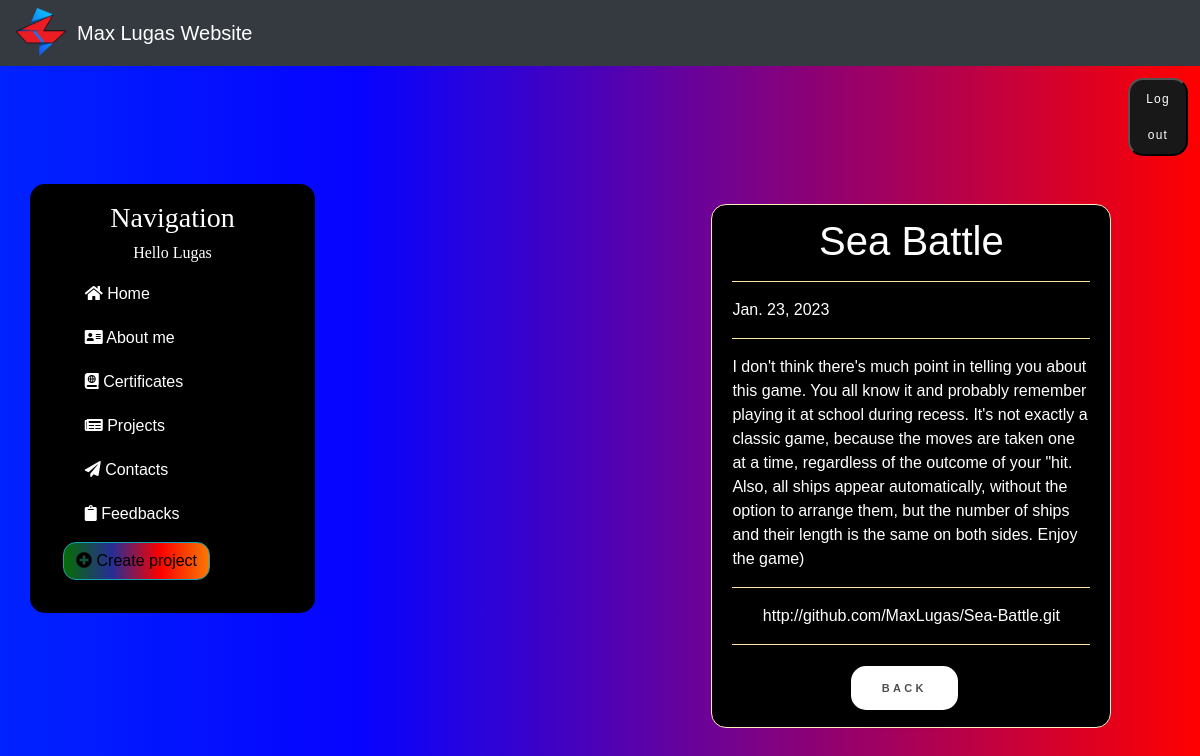
/project/2 (signed in), run on the app's committed database.
### news/models.py (models this page shows, shortened)
class Articles(models.Model):
    title = models.CharField('Title', max_length=50)
    anons = models.CharField('Anons', max_length=250)
    content = models.TextField('Content')
    date = models.DateField('Date of publication', auto_now_add=True)
    link = models.URLField('Link to GitHub', default=None)
    class Meta:
        verbose_name = 'News'
        verbose_name_plural = "News"

### news/views.py (the view)
# urls.py: path('<int:pk>', views.NewsDetailView.as_view(), name='news-detail'),
class NewsDetailView(DetailView):
    model = Articles
    template_name = 'news/details_view.html'
    context_object_name = 'article'

### news/templates/news/details_view.html (shortened to what this page needs)
{% extends 'main/layout.html' %}
{% block content %}
    <div class="features">
        <div class="alert alert-warning">
            <h1>{{ article.title }}</h1>
            <hr>
            <p>{{ article.date }}</p>
            <hr>
            <p>{{ article.content }}</p>
            <hr>
            <p><a class="github" href="{{ article.link }}">{{ article.link }}</a></p>
            <hr>
            <a href="{% url 'news_home' %}" class="shine-button">Back</a>
        </div>
    </div>
{% endblock %}

### main/templates/main/layout.html (shortened to what this page needs)
<!doctype html>
{% load static %}
<html lang="en">
<head>
    <link rel="stylesheet" href="{% static 'main/bootstrap/css/bootstrap.min.css' %}">
    <link rel="stylesheet" href="https://use.fontawesome.com/releases/v5.8.2/css/all.css">
    <link rel="stylesheet" href="{% static 'main/css/main.css' %}">
</head>
<body>
{% include 'main/_nav.html' %}
<div class="block">
    {% if request.user.is_authenticated %}
    <a href="{% url 'logout' %}"><button class="login-button"> Log out</button></a>
    {% else %}
        <a href="{% url 'sign_in' %}"><button class="login-button"> Sign in</button></a>
        <a href="{% url 'register' %}"><button class="login-button"> Sign up</button></a>
    {% endif %}
</div>
<div class="container mt-3">
    <div class="row">
        <div class="col-md-3">
            <h3>Navigation</h3>
            {% if request.user.is_authenticated %}
            <h6>Hello {{ user.username }}</h6>
            {% endif %}
            <a href="{% url 'home' %}"><li><i class="fas fa-home"></i> Home</li></a>
            <a href="{% url 'about' %}"><li><i class="fas fa-address-card"></i> About me</li></a>
            <a href="{% url 'certificates' %}"><li><i class="fas fa-atlas"></i> Certificates</li></a>
            <a href="{% url 'news_home' %}"><li><i class="fas fa-newspaper"></i> Projects</li></a>
            <a href="{% url 'contacts' %}"><li><i class="fas fa-paper-plane"></i> Contacts</li></a>
            <a href="{% url 'feedback_home' %}"><li><i class="fas fa-clipboard"></i> Feedbacks</li></a>
            {% if request.user.is_authenticated %}
            {% if user.is_superuser %}
                <a href="{% url 'create' %}"><button class="btn btn-info"><i class="fas fa-plus-circle"></i> Create project</button></a>
            {% else %}
                <a href="{% url 'create_feedback' %}"><button class="btn btn-info"><i class="fas fa-plus-circle"></i> Send feedback</button></a>
            {% endif%}
        {% endif %}
        </div>
        <div class="col-md-6">
            {% block content %}{% endblock content %}
        </div>
    </div>
</div>
</body>
</html>

### main/static/main/css/main.css (style rules this page uses)
body { background: rgb(0,35,255); background: linear-gradient(90deg, rgba(0,35,255,1) 0%, rgba(3,0,255,0.9893207282913166) 30%, rgba(255,0,0,1) 100%); font-family: 'Montserrat', sans-serif; }
.col-md-3 { background-color: black; border-radius: 15px; padding: 1.5%; width: 15%; }
.col-md-3 h3 { font-family: 'Times New Roman', sans-serif; color: #fff; text-align: center; }
.col-md-3 h6 { font-family: 'Times New Roman', sans-serif; color: #fff; text-align: center; }
.col-md-3 li { color: #fff; display: block; text-decoration: none; margin-top: 20px; margin-left: 15%; transition: transform .6s ease; }
.col-md-6 { text-align: center; color: #fff; height: 3em; left: 10em; }
.features { color: #fff; margin-left: 35%; text-align: center; width: 75%; }
.alert-warning { background-color: black; color: white; border-radius: 15px; width: 400px; margin: 20px 8%; text-align: left; }
.alert-warning h1 { text-align: center; }
.alert-warning .shine-button { margin-left: 33%; }
.alert-warning a.github { color: white; display: block; text-decoration: none; transition: transform .6s ease; text-align: center; }
.shine-button { text-decoration: none; display: inline-block; width: 30%; height: 4em; line-height: 4em; border-radius: 15px; margin: 5px; font-family: 'Montserrat', sans-serif; font-size: 11px; text-transform: uppercase; text-align: center; letter-spacing: .3em; font-weight: 600; color: #524f4e; background: white; box-shadow: 0 8px 15px rgba(0, 0, 0, .1); transition: .3s; }
.btn-info { text-decoration: none; margin: 1em; display: inline-block; transition: transform .6s ease; border-radius: 13px; font-family: 'Montserrat', sans-serif; color: black; background: rgb(7,108,3); background: linear-gradient(90deg, rgba(7,108,3,1) 0%, rgba(42,51,165,0.9024859943977591) 33%, rgba(250,0,0,1) 66%, rgba(250,121,0,1) 100%); }
.login-button { text-decoration: none; font-family: 'Montserrat', sans-serif; display: inline-block; width: 5%; height: 25%; line-height: 3em; border-radius: 15px; margin: 1em; font-size: 12px; text-align: center; letter-spacing: .1em; font-weight: 500; color: white; background: #181818; transition: .3s; }
div.block { text-align: right; }

### data on the page
Articles: title "Sea Battle", date "Jan. 23, 2023", content "I don't think there's much point in telling you about this game. You all know it and probably remember playing it at school during recess. It's not exactly a classic game, because the moves are taken one at a time, regardless of the outcome of your \"hit. Also, all ships appear automatically, without the option to arrange them, but the number of ships and their length is the same on both sides. Enjoy the game)", link "http://github.com/MaxLugas/Sea-Battle.git"

### other printed values
{{ user.username }} "Lugas"
